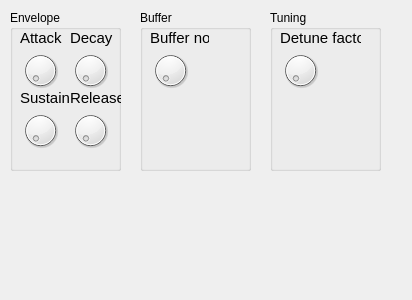
<?xml version="1.0" encoding="UTF-8"?>
<ui version="4.0">
 <class>Form</class>
 <widget class="QWidget" name="Form">
  <property name="geometry">
   <rect>
    <x>0</x>
    <y>0</y>
    <width>412</width>
    <height>300</height>
   </rect>
  </property>
  <property name="windowTitle">
   <string>Form</string>
  </property>
  <widget class="QGroupBox" name="groupBox">
   <property name="geometry">
    <rect>
     <x>10</x>
     <y>10</y>
     <width>111</width>
     <height>161</height>
    </rect>
   </property>
   <property name="title">
    <string>Envelope</string>
   </property>
   <widget class="QDial" name="dial_5">
    <property name="geometry">
     <rect>
      <x>10</x>
      <y>30</y>
      <width>41</width>
      <height>61</height>
     </rect>
    </property>
   </widget>
   <widget class="QLabel" name="label">
    <property name="geometry">
     <rect>
      <x>10</x>
      <y>20</y>
      <width>59</width>
      <height>16</height>
     </rect>
    </property>
    <property name="font">
     <font>
      <pointsize>11</pointsize>
     </font>
    </property>
    <property name="text">
     <string>Attack</string>
    </property>
   </widget>
   <widget class="QDial" name="dial_6">
    <property name="geometry">
     <rect>
      <x>60</x>
      <y>30</y>
      <width>41</width>
      <height>61</height>
     </rect>
    </property>
   </widget>
   <widget class="QLabel" name="label_2">
    <property name="geometry">
     <rect>
      <x>60</x>
      <y>20</y>
      <width>59</width>
      <height>16</height>
     </rect>
    </property>
    <property name="font">
     <font>
      <pointsize>11</pointsize>
     </font>
    </property>
    <property name="text">
     <string>Decay</string>
    </property>
   </widget>
   <widget class="QDial" name="dial_7">
    <property name="geometry">
     <rect>
      <x>10</x>
      <y>90</y>
      <width>41</width>
      <height>61</height>
     </rect>
    </property>
   </widget>
   <widget class="QLabel" name="label_3">
    <property name="geometry">
     <rect>
      <x>10</x>
      <y>80</y>
      <width>59</width>
      <height>16</height>
     </rect>
    </property>
    <property name="font">
     <font>
      <pointsize>11</pointsize>
     </font>
    </property>
    <property name="text">
     <string>Sustain</string>
    </property>
   </widget>
   <widget class="QDial" name="dial_8">
    <property name="geometry">
     <rect>
      <x>60</x>
      <y>90</y>
      <width>41</width>
      <height>61</height>
     </rect>
    </property>
   </widget>
   <widget class="QLabel" name="label_4">
    <property name="geometry">
     <rect>
      <x>60</x>
      <y>80</y>
      <width>59</width>
      <height>16</height>
     </rect>
    </property>
    <property name="font">
     <font>
      <pointsize>11</pointsize>
     </font>
    </property>
    <property name="text">
     <string>Release</string>
    </property>
   </widget>
  </widget>
  <widget class="QGroupBox" name="groupBox_2">
   <property name="geometry">
    <rect>
     <x>140</x>
     <y>10</y>
     <width>111</width>
     <height>161</height>
    </rect>
   </property>
   <property name="title">
    <string>Buffer</string>
   </property>
   <widget class="QDial" name="dial_9">
    <property name="geometry">
     <rect>
      <x>10</x>
      <y>30</y>
      <width>41</width>
      <height>61</height>
     </rect>
    </property>
   </widget>
   <widget class="QLabel" name="label_5">
    <property name="geometry">
     <rect>
      <x>10</x>
      <y>20</y>
      <width>59</width>
      <height>16</height>
     </rect>
    </property>
    <property name="font">
     <font>
      <pointsize>11</pointsize>
     </font>
    </property>
    <property name="text">
     <string>Buffer no.</string>
    </property>
   </widget>
  </widget>
  <widget class="QGroupBox" name="groupBox_3">
   <property name="geometry">
    <rect>
     <x>270</x>
     <y>10</y>
     <width>111</width>
     <height>161</height>
    </rect>
   </property>
   <property name="title">
    <string>Tuning</string>
   </property>
   <widget class="QDial" name="dial_10">
    <property name="geometry">
     <rect>
      <x>10</x>
      <y>30</y>
      <width>41</width>
      <height>61</height>
     </rect>
    </property>
   </widget>
   <widget class="QLabel" name="label_6">
    <property name="geometry">
     <rect>
      <x>10</x>
      <y>20</y>
      <width>81</width>
      <height>16</height>
     </rect>
    </property>
    <property name="font">
     <font>
      <pointsize>11</pointsize>
     </font>
    </property>
    <property name="text">
     <string>Detune factor</string>
    </property>
   </widget>
  </widget>
 </widget>
 <resources/>
 <connections/>
</ui>
